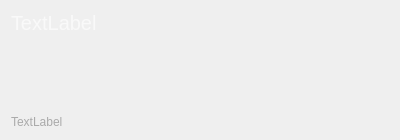
<?xml version="1.0" encoding="UTF-8"?>
<ui version="4.0">
 <class>NoteItemView</class>
 <widget class="QWidget" name="NoteItemView">
  <property name="geometry">
   <rect>
    <x>0</x>
    <y>0</y>
    <width>400</width>
    <height>140</height>
   </rect>
  </property>
  <property name="minimumSize">
   <size>
    <width>0</width>
    <height>140</height>
   </size>
  </property>
  <property name="maximumSize">
   <size>
    <width>16777215</width>
    <height>144</height>
   </size>
  </property>
  <property name="windowTitle">
   <string>Form</string>
  </property>
  <layout class="QVBoxLayout" name="verticalLayout">
   <property name="spacing">
    <number>4</number>
   </property>
   <item>
    <widget class="QLabel" name="titleLab">
     <property name="font">
      <font>
       <pointsize>15</pointsize>
      </font>
     </property>
     <property name="styleSheet">
      <string notr="true">color:#f9f9f9;</string>
     </property>
     <property name="text">
      <string>TextLabel</string>
     </property>
    </widget>
   </item>
   <item>
    <layout class="QHBoxLayout" name="horizontalLayout">
     <property name="spacing">
      <number>8</number>
     </property>
     <item>
      <widget class="QTextEdit" name="tipEdit">
       <property name="enabled">
        <bool>false</bool>
       </property>
       <property name="maximumSize">
        <size>
         <width>16777215</width>
         <height>80</height>
        </size>
       </property>
       <property name="styleSheet">
        <string notr="true">#tipEdit{border:none;background:transparent;color:#eee}</string>
       </property>
      </widget>
     </item>
     <item>
      <widget class="QFrame" name="frame">
       <property name="frameShape">
        <enum>QFrame::StyledPanel</enum>
       </property>
       <property name="frameShadow">
        <enum>QFrame::Raised</enum>
       </property>
      </widget>
     </item>
    </layout>
   </item>
   <item>
    <widget class="QLabel" name="updateLab">
     <property name="styleSheet">
      <string notr="true">color:#aaa;</string>
     </property>
     <property name="text">
      <string>TextLabel</string>
     </property>
    </widget>
   </item>
  </layout>
 </widget>
 <resources/>
 <connections/>
</ui>
